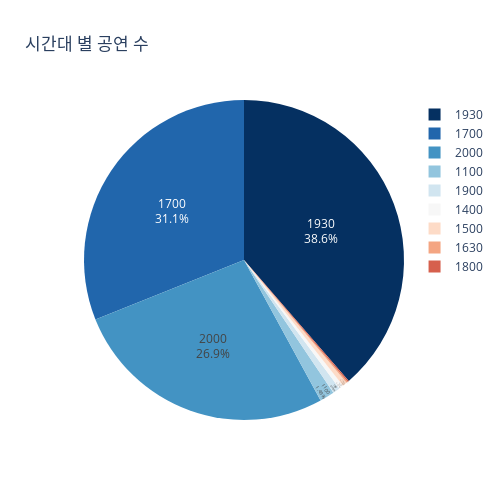

The cell this chart's notebook holds for it:
### Code cell
import plotly.express as px

fig = px.pie(cthall_group_time_pf_df, values='performance_code', names= cthall_group_time_pf_df.index, title='시간대 별 공연 수', width=500, height=500\
             , color_discrete_sequence=px.colors.sequential.RdBu_r)
fig.update_traces(textposition='inside', textinfo='label+percent')
fig.show()

### Figure 1 — Plotly figure (JSON) as saved in the notebook; plotly's stock layout.template omitted (floating-point values rounded to 4 significant figures)
{"data": [{"domain": {"x": [0, 1], "y": [0, 1]}, "hovertemplate": "play_st_time=%{label}<br>performance_code=%{value}<extra></extra>", "labels": [1100, 1400, 1500, 1630, 1700, 1800, 1900, 1930, 2000], "legendgroup": "", "name": "", "showlegend": true, "textinfo": "label+percent", "textposition": "inside", "type": "pie", "values": [10, 3, 3, 1, 209, 1, 5, 260, 181]}], "layout": {"height": 500, "legend": {"tracegroupgap": 0}, "piecolorway": ["rgb(5,48,97)", "rgb(33,102,172)", "rgb(67,147,195)", "rgb(146,197,222)", "rgb(209,229,240)", "rgb(247,247,247)", "rgb(253,219,199)", "rgb(244,165,130)", "rgb(214,96,77)", "rgb(178,24,43)", "rgb(103,0,31)"], "title": {"text": "시간대 별 공연 수"}, "width": 500}}
